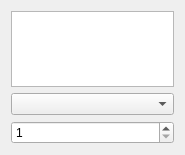
<?xml version="1.0" encoding="UTF-8"?>
<ui version="4.0">
 <class>Form</class>
 <widget class="QWidget" name="Form">
  <property name="geometry">
   <rect>
    <x>0</x>
    <y>0</y>
    <width>185</width>
    <height>155</height>
   </rect>
  </property>
  <property name="windowTitle">
   <string>Form</string>
  </property>
  <layout class="QVBoxLayout" name="verticalLayout">
   <item>
    <widget class="QListWidget" name="world_object">
     <property name="acceptDrops">
      <bool>true</bool>
     </property>
     <property name="alternatingRowColors">
      <bool>true</bool>
     </property>
    </widget>
   </item>
   <item>
    <widget class="QComboBox" name="quest_type"/>
   </item>
   <item>
    <widget class="QSpinBox" name="amount">
     <property name="minimum">
      <number>1</number>
     </property>
     <property name="maximum">
      <number>100</number>
     </property>
    </widget>
   </item>
  </layout>
 </widget>
 <resources/>
 <connections/>
</ui>
